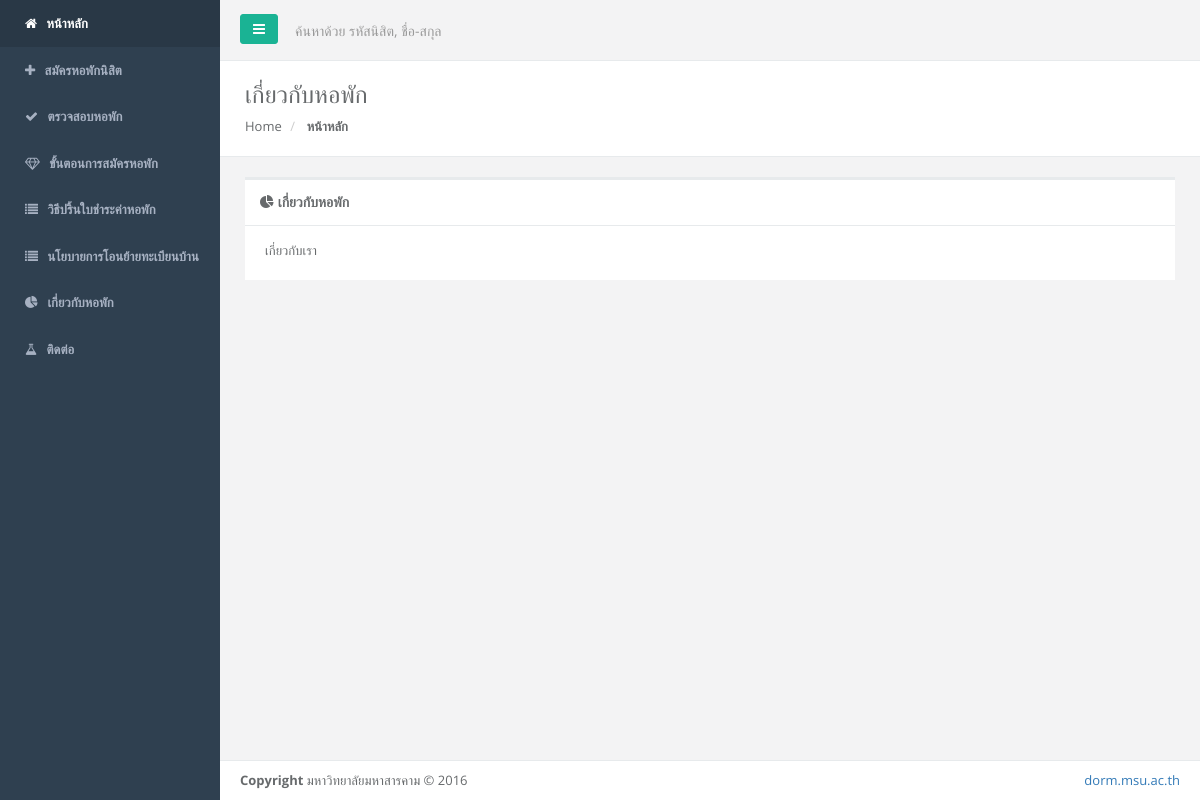
The page /index.php/admin_system/about on the database its author committed.
### tables this page shows
CREATE TABLE IF NOT EXISTS `tbl_menu_user` (
  `me_id` int(1) NOT NULL AUTO_INCREMENT,
  `home` varchar(50) NOT NULL,
  `register` varchar(50) NOT NULL,
  `check_dorm` varchar(50) NOT NULL,
  `help_regis` varchar(50) NOT NULL,
  `help_print` varchar(255) NOT NULL,
  `help_lop` varchar(255) NOT NULL,
  `about` varchar(50) NOT NULL,
  `contact` varchar(50) NOT NULL,
  PRIMARY KEY (`me_id`)
);

CREATE TABLE IF NOT EXISTS `tbl_genaral` (
  `g_id` int(11) NOT NULL AUTO_INCREMENT,
  `g_data` text NOT NULL,
  PRIMARY KEY (`g_id`)
);

### application/controllers/Admin_system.php (called while the page is built, shortened)
<?php
Class Admin_system extends CI_Controller{
	public function __construct(){
		$this->load->model('admin_system_model');
	}
	public function about(){
		$q = $this->admin_system_model->get_about();
		$data = array(
			'rs' => $q->result()
		);
		$this->load->view('system/about',$data);
	}
}

### index.php (called while the page is built, shortened)
<?php
require_once BASEPATH.'core/CodeIgniter.php';

### application/models/Admin_system_model.php (called while the page is built, shortened)
<?php
Class Admin_system_model extends CI_Model{
	public function get_about(){
		return $this->db->where('g_id',4)->get('tbl_genaral');
	}
}

### application/views/template/user/lib-top.php (the view, shortened to what this page needs)
<?php
$q = $this->db->where('me_id','1')->get('tbl_menu_user');
$result = $q->result();
?>
<!DOCTYPE html>
<html>
<head>
    <link href="css/bootstrap.min.css" rel="stylesheet">
    <link href="font-awesome/css/font-awesome.css" rel="stylesheet">
    <link href="css/plugins/iCheck/custom.css" rel="stylesheet">
    <link href="css/plugins/sweetalert/sweetalert.css" rel="stylesheet">
    <link href="css/plugins/dataTables/datatables.min.css" rel="stylesheet">
    <link href="css/animate.css" rel="stylesheet">
    <link href="css/style.css" rel="stylesheet">
    <link href="css/plugins/awesome-bootstrap-checkbox/awesome-bootstrap-checkbox.css" rel="stylesheet">
    <link rel="stylesheet" href="//code.jquery.com/ui/1.12.1/themes/base/jquery-ui.css">
    <link rel="stylesheet" type="text/css" href="https://cdn.jsdelivr.net/npm/cookieconsent@3/build/cookieconsent.min.css" />
</head>
<body id="body">
    <div id="wrapper">
    <nav class="navbar-default navbar-static-side" role="navigation">
        <div class="sidebar-collapse">
            <ul class="nav metismenu" id="side-menu">
                <li class="<?php if($this->uri->segment(1) == 'welcome'){echo "active";} ?>">
                    <a href="welcome"><i class="fa fa-home"></i> <span class="nav-label">
                        <?=$result[0]->home?>
                    </span></a>
                </li>
                <li class="<?php if($this->uri->segment(1) == 'register'){echo "active";} ?>">
                    <a href="register"><i class="fa fa-plus"></i> <span class="nav-label">
                        <?=$result[0]->register?>
                    </span></a>
                </li>
                <li class="<?php if($this->uri->segment(1) == 'check-dorm'){echo "active";} ?>">
                    <a href="check-dorm"><i class="fa fa-check"></i> <span class="nav-label">
                        <?=$result[0]->check_dorm?>
                    </span></a>
                </li>
                <li class="<?php if($this->uri->segment(1) == 'help-register'){echo "active";} ?>">
                    <a href="help-register"><i class="fa fa-diamond"></i> <span class="nav-label">
                        <?=$result[0]->help_regis?>
                    </span></a>
                </li>
                <li class="<?php if($this->uri->segment(1) == 'help-print'){echo "active";} ?>">
                    <a href="help-print"><i class="fa fa-list"></i> <span class="nav-label">
                        <?=$result[0]->help_print?>
                    </span></a>
                </li>
                <li class="<?php if($this->uri->segment(1) == 'help-lop'){echo "active";} ?>">
                    <a href="help-lop"><i class="fa fa-list"></i> <span class="nav-label">
                        <?=$result[0]->help_lop?>
                    </span></a>
                </li>
                <li class="<?php if($this->uri->segment(1) == 'about'){echo "active";} ?>">
                    <a href="about"><i class="fa fa-pie-chart"></i> <span class="nav-label">
                        <?=$result[0]->about?>
                    </span>  </a>
                </li>
                <li class="<?php if($this->uri->segment(1) == 'contact'){echo "active";} ?>">
                    <a href="contact"><i class="fa fa-flask"></i> <span class="nav-label">
                        <?=$result[0]->contact?>
                    </span></a>
                </li>
            </ul>
        </div>
    </nav>
        <div id="page-wrapper" class="gray-bg">
        <div class="row border-bottom">
        <nav class="navbar navbar-static-top" role="navigation" style="margin-bottom: 0">
        <div class="navbar-header">
            <a class="navbar-minimalize minimalize-styl-2 btn btn-primary " href="#"><i class="fa fa-bars"></i> </a>
            <form action="search" role="search" method="get" class="navbar-form-custom">
                <div class="form-group">
                    <input name="q" type="text" placeholder="ค้นหาด้วย รหัสนิสิต, ชื่อ-สกุล" required class="form-control" name="top-search" id="top-search" value="<?php if(@$_GET['q'] != ''){echo @$_GET['q'];} ?>">
                </div>
            </form>
        </div>
        </nav>
        </div>

### application/views/system/about.php (shortened to what this page needs)
<?php $this->load->view('template/user/lib-top'); ?>
<div class="row wrapper border-bottom white-bg page-heading">
    <div class="col-lg-12">
    <h2>เกี่ยวกับหอพัก</h2>
        <ol class="breadcrumb">
            <li>
                <a href="admin-welcome">Home</a>
            </li>
            <li class="active">
                <strong>หน้าหลัก</strong>
            </li>
        </ol>
    </div>
</div>
<div class="row">
    <div class="col-lg-12">
        <div class="wrapper wrapper-content animated fadeInRight">
        	<div class="i-box">
                <div class="ibox-title">
                    <h5>
                        <i class="fa fa-pie-chart"></i>
                        เกี่ยวกับหอพัก
                    </h5>
                </div>
                <div class="ibox-content">
                    <?=$rs[0]->g_data?>
                </div>
            </div>
        </div>
    </div>
</div>

### rows shown on the page
tbl_menu_user: home "หน้าหลัก", register "สมัครหอพักนิสิต", check_dorm "ตรวจสอบหอพัก", help_regis "ขั้นตอนการสมัครหอพัก", help_print "วิธีปริ้นใบชำระค่าหอพัก", help_lop "นโยบายการโอนย้ายทะเบียนบ้าน", about "เกี่ยวกับหอพัก", contact "ติดต่อ"
tbl_genaral: g_data "เกี่ยวกับเรา"
